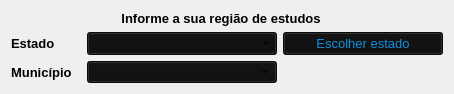
       <widget class="QWidget" name="layoutWidget">
        <property name="geometry">
         <rect>
          <x>10</x>
          <y>120</y>
          <width>434</width>
          <height>76</height>
         </rect>
        </property>
        <layout class="QGridLayout" name="gridLayout_2">
         <item row="0" column="0" colspan="3">
          <widget class="QLabel" name="label">
           <property name="minimumSize">
            <size>
             <width>420</width>
             <height>0</height>
            </size>
           </property>
           <property name="maximumSize">
            <size>
             <width>420</width>
             <height>16777215</height>
            </size>
           </property>
           <property name="palette">
            <palette>
             <active>
              <colorrole role="WindowText">
               <brush brushstyle="SolidPattern">
                <color alpha="255">
                 <red>0</red>
                 <green>0</green>
                 <blue>0</blue>
                </color>
               </brush>
              </colorrole>
              <colorrole role="Button">
               <brush brushstyle="SolidPattern">
                <color alpha="255">
                 <red>13</red>
                 <green>144</green>
                 <blue>224</blue>
                </color>
               </brush>
              </colorrole>
              <colorrole role="Base">
               <brush brushstyle="SolidPattern">
                <color alpha="255">
                 <red>13</red>
                 <green>144</green>
                 <blue>224</blue>
                </color>
               </brush>
              </colorrole>
              <colorrole role="Window">
               <brush brushstyle="SolidPattern">
                <color alpha="255">
                 <red>13</red>
                 <green>144</green>
                 <blue>224</blue>
                </color>
               </brush>
              </colorrole>
             </active>
             <inactive>
              <colorrole role="WindowText">
               <brush brushstyle="SolidPattern">
                <color alpha="255">
                 <red>0</red>
                 <green>0</green>
                 <blue>0</blue>
                </color>
               </brush>
              </colorrole>
              <colorrole role="Button">
               <brush brushstyle="SolidPattern">
                <color alpha="255">
                 <red>13</red>
                 <green>144</green>
                 <blue>224</blue>
                </color>
               </brush>
              </colorrole>
              <colorrole role="Base">
               <brush brushstyle="SolidPattern">
                <color alpha="255">
                 <red>13</red>
                 <green>144</green>
                 <blue>224</blue>
                </color>
               </brush>
              </colorrole>
              <colorrole role="Window">
               <brush brushstyle="SolidPattern">
                <color alpha="255">
                 <red>13</red>
                 <green>144</green>
                 <blue>224</blue>
                </color>
               </brush>
              </colorrole>
             </inactive>
             <disabled>
              <colorrole role="WindowText">
               <brush brushstyle="SolidPattern">
                <color alpha="255">
                 <red>42</red>
                 <green>85</green>
                 <blue>127</blue>
                </color>
               </brush>
              </colorrole>
              <colorrole role="Button">
               <brush brushstyle="SolidPattern">
                <color alpha="255">
                 <red>13</red>
                 <green>144</green>
                 <blue>224</blue>
                </color>
               </brush>
              </colorrole>
              <colorrole role="Base">
               <brush brushstyle="SolidPattern">
                <color alpha="255">
                 <red>13</red>
                 <green>144</green>
                 <blue>224</blue>
                </color>
               </brush>
              </colorrole>
              <colorrole role="Window">
               <brush brushstyle="SolidPattern">
                <color alpha="255">
                 <red>13</red>
                 <green>144</green>
                 <blue>224</blue>
                </color>
               </brush>
              </colorrole>
             </disabled>
            </palette>
           </property>
           <property name="font">
            <font>
             <family>Arial</family>
             <pointsize>10</pointsize>
             <weight>75</weight>
             <bold>true</bold>
            </font>
           </property>
           <property name="text">
            <string>Informe a sua região de estudos</string>
           </property>
           <property name="alignment">
            <set>Qt::AlignCenter</set>
           </property>
          </widget>
         </item>
         <item row="1" column="0">
          <widget class="QLabel" name="label_2">
           <property name="minimumSize">
            <size>
             <width>60</width>
             <height>0</height>
            </size>
           </property>
           <property name="maximumSize">
            <size>
             <width>60</width>
             <height>16777215</height>
            </size>
           </property>
           <property name="palette">
            <palette>
             <active>
              <colorrole role="WindowText">
               <brush brushstyle="SolidPattern">
                <color alpha="255">
                 <red>0</red>
                 <green>0</green>
                 <blue>0</blue>
                </color>
               </brush>
              </colorrole>
              <colorrole role="Button">
               <brush brushstyle="SolidPattern">
                <color alpha="255">
                 <red>13</red>
                 <green>144</green>
                 <blue>224</blue>
                </color>
               </brush>
              </colorrole>
              <colorrole role="Base">
               <brush brushstyle="SolidPattern">
                <color alpha="255">
                 <red>13</red>
                 <green>144</green>
                 <blue>224</blue>
                </color>
               </brush>
              </colorrole>
              <colorrole role="Window">
               <brush brushstyle="SolidPattern">
                <color alpha="255">
                 <red>13</red>
                 <green>144</green>
                 <blue>224</blue>
                </color>
               </brush>
              </colorrole>
             </active>
             <inactive>
              <colorrole role="WindowText">
               <brush brushstyle="SolidPattern">
                <color alpha="255">
                 <red>0</red>
                 <green>0</green>
                 <blue>0</blue>
                </color>
               </brush>
              </colorrole>
              <colorrole role="Button">
               <brush brushstyle="SolidPattern">
                <color alpha="255">
                 <red>13</red>
                 <green>144</green>
                 <blue>224</blue>
                </color>
               </brush>
              </colorrole>
              <colorrole role="Base">
               <brush brushstyle="SolidPattern">
                <color alpha="255">
                 <red>13</red>
                 <green>144</green>
                 <blue>224</blue>
                </color>
               </brush>
              </colorrole>
              <colorrole role="Window">
               <brush brushstyle="SolidPattern">
                <color alpha="255">
                 <red>13</red>
                 <green>144</green>
                 <blue>224</blue>
                </color>
               </brush>
              </colorrole>
             </inactive>
             <disabled>
              <colorrole role="WindowText">
               <brush brushstyle="SolidPattern">
                <color alpha="255">
                 <red>42</red>
                 <green>85</green>
                 <blue>127</blue>
                </color>
               </brush>
              </colorrole>
              <colorrole role="Button">
               <brush brushstyle="SolidPattern">
                <color alpha="255">
                 <red>13</red>
                 <green>144</green>
                 <blue>224</blue>
                </color>
               </brush>
              </colorrole>
              <colorrole role="Base">
               <brush brushstyle="SolidPattern">
                <color alpha="255">
                 <red>13</red>
                 <green>144</green>
                 <blue>224</blue>
                </color>
               </brush>
              </colorrole>
              <colorrole role="Window">
               <brush brushstyle="SolidPattern">
                <color alpha="255">
                 <red>13</red>
                 <green>144</green>
                 <blue>224</blue>
                </color>
               </brush>
              </colorrole>
             </disabled>
            </palette>
           </property>
           <property name="font">
            <font>
             <family>Arial</family>
             <pointsize>10</pointsize>
             <weight>75</weight>
             <bold>true</bold>
            </font>
           </property>
           <property name="text">
            <string>Estado</string>
           </property>
          </widget>
         </item>
         <item row="1" column="1">
          <widget class="QComboBox" name="btnEstado">
           <property name="minimumSize">
            <size>
             <width>190</width>
             <height>22</height>
            </size>
           </property>
           <property name="maximumSize">
            <size>
             <width>190</width>
             <height>16777215</height>
            </size>
           </property>
           <property name="font">
            <font>
             <pointsize>10</pointsize>
            </font>
           </property>
           <property name="cursor">
            <cursorShape>PointingHandCursor</cursorShape>
           </property>
           <property name="styleSheet">
            <string notr="true">background-color: rgb(13, 13, 13);
color:&quot;#0D90E0&quot;;</string>
           </property>
          </widget>
         </item>
         <item row="1" column="2">
          <widget class="QPushButton" name="validEstado">
           <property name="minimumSize">
            <size>
             <width>160</width>
             <height>0</height>
            </size>
           </property>
           <property name="maximumSize">
            <size>
             <width>160</width>
             <height>16777215</height>
            </size>
           </property>
           <property name="palette">
            <palette>
             <active>
              <colorrole role="WindowText">
               <brush brushstyle="SolidPattern">
                <color alpha="255">
                 <red>13</red>
                 <green>144</green>
                 <blue>224</blue>
                </color>
               </brush>
              </colorrole>
              <colorrole role="Button">
               <brush brushstyle="SolidPattern">
                <color alpha="255">
                 <red>13</red>
                 <green>13</green>
                 <blue>13</blue>
                </color>
               </brush>
              </colorrole>
              <colorrole role="Text">
               <brush brushstyle="SolidPattern">
                <color alpha="255">
                 <red>13</red>
                 <green>144</green>
                 <blue>224</blue>
                </color>
               </brush>
              </colorrole>
              <colorrole role="ButtonText">
               <brush brushstyle="SolidPattern">
                <color alpha="255">
                 <red>13</red>
                 <green>144</green>
                 <blue>224</blue>
                </color>
               </brush>
              </colorrole>
              <colorrole role="Base">
               <brush brushstyle="SolidPattern">
                <color alpha="255">
                 <red>13</red>
                 <green>13</green>
                 <blue>13</blue>
                </color>
               </brush>
              </colorrole>
              <colorrole role="Window">
               <brush brushstyle="SolidPattern">
                <color alpha="255">
                 <red>13</red>
                 <green>13</green>
                 <blue>13</blue>
                </color>
               </brush>
              </colorrole>
             </active>
             <inactive>
              <colorrole role="WindowText">
               <brush brushstyle="SolidPattern">
                <color alpha="255">
                 <red>13</red>
                 <green>144</green>
                 <blue>224</blue>
                </color>
               </brush>
              </colorrole>
              <colorrole role="Button">
               <brush brushstyle="SolidPattern">
                <color alpha="255">
                 <red>13</red>
                 <green>13</green>
                 <blue>13</blue>
                </color>
               </brush>
              </colorrole>
              <colorrole role="Text">
               <brush brushstyle="SolidPattern">
                <color alpha="255">
                 <red>13</red>
                 <green>144</green>
                 <blue>224</blue>
                </color>
               </brush>
              </colorrole>
              <colorrole role="ButtonText">
               <brush brushstyle="SolidPattern">
                <color alpha="255">
                 <red>13</red>
                 <green>144</green>
                 <blue>224</blue>
                </color>
               </brush>
              </colorrole>
              <colorrole role="Base">
               <brush brushstyle="SolidPattern">
                <color alpha="255">
                 <red>13</red>
                 <green>13</green>
                 <blue>13</blue>
                </color>
               </brush>
              </colorrole>
              <colorrole role="Window">
               <brush brushstyle="SolidPattern">
                <color alpha="255">
                 <red>13</red>
                 <green>13</green>
                 <blue>13</blue>
                </color>
               </brush>
              </colorrole>
             </inactive>
             <disabled>
              <colorrole role="WindowText">
               <brush brushstyle="SolidPattern">
                <color alpha="255">
                 <red>13</red>
                 <green>144</green>
                 <blue>224</blue>
                </color>
               </brush>
              </colorrole>
              <colorrole role="Button">
               <brush brushstyle="SolidPattern">
                <color alpha="255">
                 <red>13</red>
                 <green>13</green>
                 <blue>13</blue>
                </color>
               </brush>
              </colorrole>
              <colorrole role="Text">
               <brush brushstyle="SolidPattern">
                <color alpha="255">
                 <red>13</red>
                 <green>144</green>
                 <blue>224</blue>
                </color>
               </brush>
              </colorrole>
              <colorrole role="ButtonText">
               <brush brushstyle="SolidPattern">
                <color alpha="255">
                 <red>13</red>
                 <green>144</green>
                 <blue>224</blue>
                </color>
               </brush>
              </colorrole>
              <colorrole role="Base">
               <brush brushstyle="SolidPattern">
                <color alpha="255">
                 <red>13</red>
                 <green>13</green>
                 <blue>13</blue>
                </color>
               </brush>
              </colorrole>
              <colorrole role="Window">
               <brush brushstyle="SolidPattern">
                <color alpha="255">
                 <red>13</red>
                 <green>13</green>
                 <blue>13</blue>
                </color>
               </brush>
              </colorrole>
             </disabled>
            </palette>
           </property>
           <property name="font">
            <font>
             <pointsize>10</pointsize>
            </font>
           </property>
           <property name="cursor">
            <cursorShape>PointingHandCursor</cursorShape>
           </property>
           <property name="styleSheet">
            <string notr="true">background-color: rgb(13, 13, 13);
color:&quot;#0D90E0&quot;;</string>
           </property>
           <property name="text">
            <string>Escolher estado</string>
           </property>
          </widget>
         </item>
         <item row="2" column="0">
          <widget class="QLabel" name="label_3">
           <property name="minimumSize">
            <size>
             <width>70</width>
             <height>0</height>
            </size>
           </property>
           <property name="maximumSize">
            <size>
             <width>70</width>
             <height>16777215</height>
            </size>
           </property>
           <property name="palette">
            <palette>
             <active>
              <colorrole role="WindowText">
               <brush brushstyle="SolidPattern">
                <color alpha="255">
                 <red>0</red>
                 <green>0</green>
                 <blue>0</blue>
                </color>
               </brush>
              </colorrole>
              <colorrole role="Button">
               <brush brushstyle="SolidPattern">
                <color alpha="255">
                 <red>13</red>
                 <green>144</green>
                 <blue>224</blue>
                </color>
               </brush>
              </colorrole>
              <colorrole role="Base">
               <brush brushstyle="SolidPattern">
                <color alpha="255">
                 <red>13</red>
                 <green>144</green>
                 <blue>224</blue>
                </color>
               </brush>
              </colorrole>
              <colorrole role="Window">
               <brush brushstyle="SolidPattern">
                <color alpha="255">
                 <red>13</red>
                 <green>144</green>
                 <blue>224</blue>
                </color>
               </brush>
              </colorrole>
             </active>
             <inactive>
              <colorrole role="WindowText">
               <brush brushstyle="SolidPattern">
                <color alpha="255">
                 <red>0</red>
                 <green>0</green>
                 <blue>0</blue>
                </color>
               </brush>
              </colorrole>
              <colorrole role="Button">
               <brush brushstyle="SolidPattern">
                <color alpha="255">
                 <red>13</red>
                 <green>144</green>
                 <blue>224</blue>
                </color>
               </brush>
              </colorrole>
              <colorrole role="Base">
               <brush brushstyle="SolidPattern">
                <color alpha="255">
                 <red>13</red>
                 <green>144</green>
                 <blue>224</blue>
                </color>
               </brush>
              </colorrole>
              <colorrole role="Window">
               <brush brushstyle="SolidPattern">
                <color alpha="255">
                 <red>13</red>
                 <green>144</green>
                 <blue>224</blue>
                </color>
               </brush>
              </colorrole>
             </inactive>
             <disabled>
              <colorrole role="WindowText">
               <brush brushstyle="SolidPattern">
                <color alpha="255">
                 <red>42</red>
                 <green>85</green>
                 <blue>127</blue>
                </color>
               </brush>
              </colorrole>
              <colorrole role="Button">
               <brush brushstyle="SolidPattern">
                <color alpha="255">
                 <red>13</red>
                 <green>144</green>
                 <blue>224</blue>
                </color>
               </brush>
              </colorrole>
              <colorrole role="Base">
               <brush brushstyle="SolidPattern">
                <color alpha="255">
                 <red>13</red>
                 <green>144</green>
                 <blue>224</blue>
                </color>
               </brush>
              </colorrole>
              <colorrole role="Window">
               <brush brushstyle="SolidPattern">
                <color alpha="255">
                 <red>13</red>
                 <green>144</green>
                 <blue>224</blue>
                </color>
               </brush>
              </colorrole>
             </disabled>
            </palette>
           </property>
           <property name="font">
            <font>
             <family>Arial</family>
             <pointsize>10</pointsize>
             <weight>75</weight>
             <bold>true</bold>
            </font>
           </property>
           <property name="text">
            <string>Município</string>
           </property>
          </widget>
         </item>
         <item row="2" column="1">
          <widget class="QComboBox" name="btnMunicipio">
           <property name="minimumSize">
            <size>
             <width>190</width>
             <height>22</height>
            </size>
           </property>
           <property name="maximumSize">
            <size>
             <width>190</width>
             <height>16777215</height>
            </size>
           </property>
           <property name="font">
            <font>
             <pointsize>10</pointsize>
            </font>
           </property>
           <property name="cursor">
            <cursorShape>PointingHandCursor</cursorShape>
           </property>
           <property name="styleSheet">
            <string notr="true">background-color: rgb(13, 13, 13);
color:&quot;#0D90E0&quot;;</string>
           </property>
          </widget>
         </item>
         <item row="2" column="2">
          <widget class="QLabel" name="label_5">
           <property name="palette">
            <palette>
             <active>
              <colorrole role="Button">
               <brush brushstyle="SolidPattern">
                <color alpha="255">
                 <red>13</red>
                 <green>144</green>
                 <blue>224</blue>
                </color>
               </brush>
              </colorrole>
              <colorrole role="Base">
               <brush brushstyle="SolidPattern">
                <color alpha="255">
                 <red>13</red>
                 <green>144</green>
                 <blue>224</blue>
                </color>
               </brush>
              </colorrole>
              <colorrole role="Window">
               <brush brushstyle="SolidPattern">
                <color alpha="255">
                 <red>13</red>
                 <green>144</green>
                 <blue>224</blue>
                </color>
               </brush>
              </colorrole>
             </active>
             <inactive>
              <colorrole role="Button">
               <brush brushstyle="SolidPattern">
                <color alpha="255">
                 <red>13</red>
                 <green>144</green>
                 <blue>224</blue>
                </color>
               </brush>
              </colorrole>
              <colorrole role="Base">
               <brush brushstyle="SolidPattern">
                <color alpha="255">
                 <red>13</red>
                 <green>144</green>
                 <blue>224</blue>
                </color>
               </brush>
              </colorrole>
              <colorrole role="Window">
               <brush brushstyle="SolidPattern">
                <color alpha="255">
                 <red>13</red>
                 <green>144</green>
                 <blue>224</blue>
                </color>
               </brush>
              </colorrole>
             </inactive>
             <disabled>
              <colorrole role="Button">
               <brush brushstyle="SolidPattern">
                <color alpha="255">
                 <red>13</red>
                 <green>144</green>
                 <blue>224</blue>
                </color>
               </brush>
              </colorrole>
              <colorrole role="Base">
               <brush brushstyle="SolidPattern">
                <color alpha="255">
                 <red>13</red>
                 <green>144</green>
                 <blue>224</blue>
                </color>
               </brush>
              </colorrole>
              <colorrole role="Window">
               <brush brushstyle="SolidPattern">
                <color alpha="255">
                 <red>13</red>
                 <green>144</green>
                 <blue>224</blue>
                </color>
               </brush>
              </colorrole>
             </disabled>
            </palette>
           </property>
           <property name="text">
            <string/>
           </property>
          </widget>
         </item>
        </layout>
       </widget>
